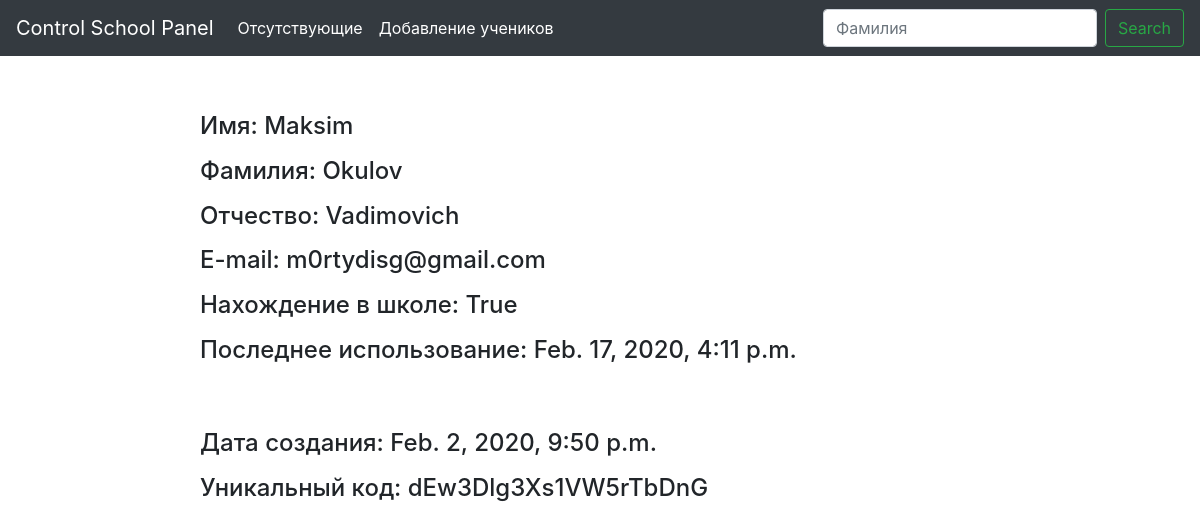
The app's page /view/dEw3Dlg3Xs1VW5rTbDnG/, older data.
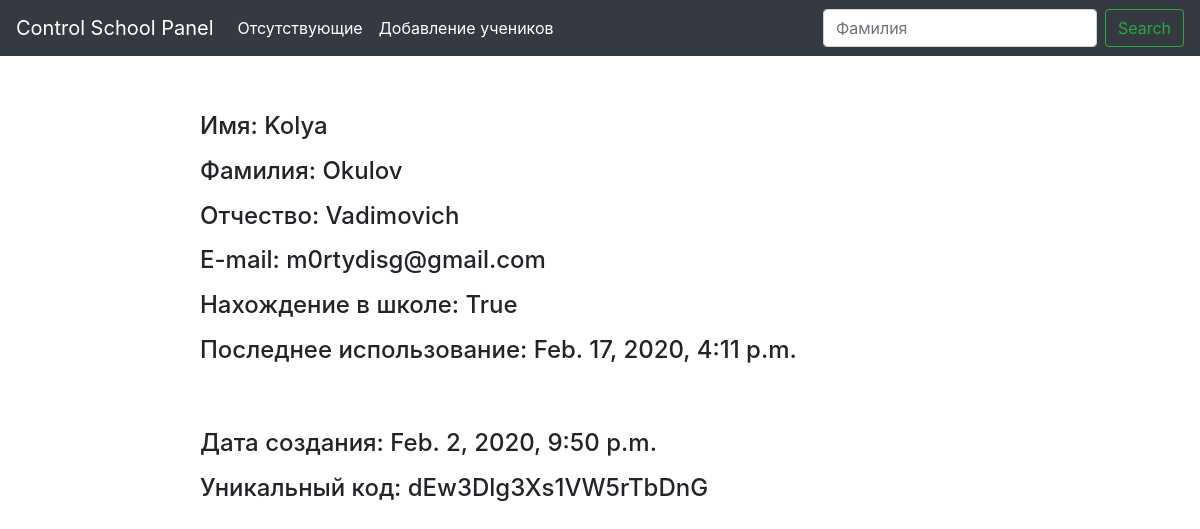
The same page, newer data.
### api/models.py (models this page shows, shortened)
class Post(models.Model):
    first_name = models.CharField(max_length=100)
    surname = models.CharField(max_length=100)
    patronymic = models.CharField(max_length=100)
    created_date = models.DateTimeField(default=timezone.now())
    slug = models.SlugField(max_length=20, unique=True, default=gen_slug)
    email = models.EmailField(max_length=254)
    in_school = models.CharField(max_length=10, default=False)
    last_use = models.DateTimeField(default=timezone.now())

### api/views.py (the view)
# urls.py: path('view/<str:slug>/', views.view),
def view(request, slug):
    q = Post.objects.get(slug=slug)
    return render(request, "view.html", {"student": q})

### templates/view.html (shortened to what this page needs)
{% extends 'base.html' %}
{% block content %}
<div class="container col-9 offset-md-2">
  <div class="row mt-5">
    <h4 class="mt-2"> Имя: {{ student.first_name }}</h4>
  </div>
  <div class="row">
    <h4 class="mt-2"> Фамилия: {{ student.surname }}</h4>
  </div>
  <div class="row">
    <h4 class="mt-2"> Отчество: {{ student.patronymic }}</h4>
  </div>
    <div class="row">
    <h4 class="mt-2"> E-mail: {{ student.email }}</h4>
  </div>
    <div class="row">
    <h4 class="mt-2"> Нахождение в школе: {{ student.in_school }}</h4>
  </div>
    <div class="row">
    <h4 class="mt-2"> Последнее использование: {{ student.last_use }}</h4>
  </div>
    <div class="row mt-5">
    <h4 class="mt-2"> Дата создания: {{ student.created_date }}</h4>
  </div>
    <div class="row">
    <h4 class="mt-2"> Уникальный код: {{ student.slug }}</h4>
  </div>
</div>
{% endblock %}

Row changes from the older to the newer data that the page shows:
changed Post "Okulov": first_name "Maksim" → "Kolya"
